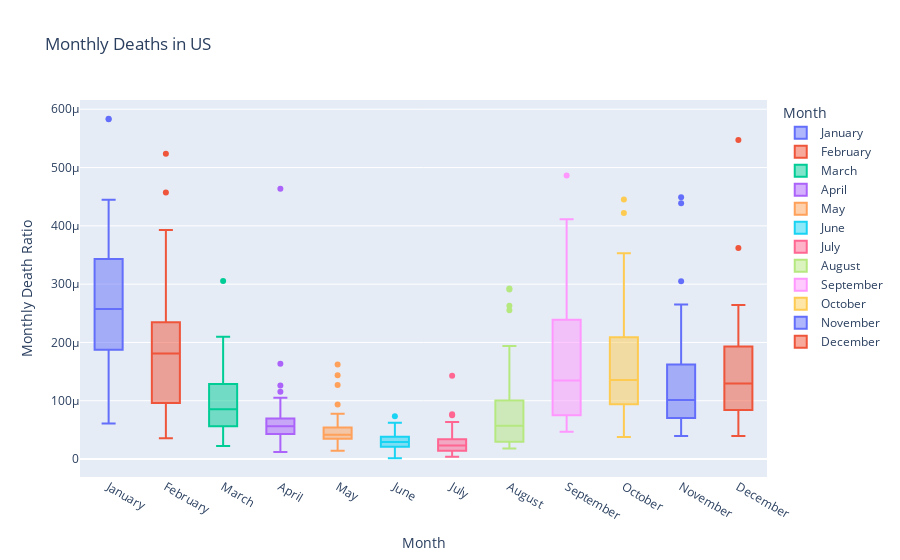

This figure's notebook cell:
### Code cell
boxplot1 = px.box(tempdf_deaths, x="month", y="monthly_death_ratio",
                 labels={"monthly_death_ratio":"Monthly Death Ratio", "month":"Month"},
                 color="month", title="Monthly Deaths in US")
boxplot1.show()

### Figure 1 — Plotly figure (JSON) as saved in the notebook; plotly's stock layout.template omitted (floating-point values rounded to 4 significant figures)
{"data": [{"alignmentgroup": "True", "hovertemplate": "Month=%{x}<br>Monthly Death Ratio=%{y}<extra></extra>", "legendgroup": "January", "marker": {"color": "#636efa"}, "name": "January", "notched": false, "offsetgroup": "January", "orientation": "v", "showlegend": true, "type": "box", "x": ["January", "January", "January", "January", "January", "January", "January", "January", "January", "January", "January", "January", "January", "January", "January", "January", "January", "January", "January", "January", "January", "January", "January", "January", "January", "January", "January", "January", "January", "January", "January", "January", "January", "January", "January", "January", "January", "January", "January", "January", "January", "January", "January", "January", "January", "January", "January", "January", "January"], "x0": " ", "xaxis": "x", "y": [0.0005835, 7.518e-05, 0.0005827, 0.000395, 0.0003787, 0.0001445, 0.0002948, 0.0001684, 0.0002238, 0.0003004, 0.0001617, 0.0002575, 0.0002542, 0.0003201, 0.0003563, 0.0002285, 0.0002949, 0.0001808, 0.0002038, 0.0003125, 0.0002509, 0.0001571, 0.0004227, 0.00021, 0.0002545, 0.0001732, 0.0003685, 0.0002192, 0.0002749, 0.0003844, 0.0002889, 0.000245, 0.0001942, 0.0001896, 0.0002674, 0.0001155, 0.0004449, 0.0003559, 0.0003391, 0.0003278, 0.000397, 0.0003134, 0.0001232, 6.09e-05, 0.0001678, 0.0001111, 0.0003828, 0.0002047, 0.000273], "y0": " ", "yaxis": "y"}, {"alignmentgroup": "True", "hovertemplate": "Month=%{x}<br>Monthly Death Ratio=%{y}<extra></extra>", "legendgroup": "February", "marker": {"color": "#EF553B"}, "name": "February", "notched": false, "offsetgroup": "February", "orientation": "v", "showlegend": true, "type": "box", "x": ["February", "February", "February", "February", "February", "February", "February", "February", "February", "February", "February", "February", "February", "February", "February", "February", "February", "February", "February", "February", "February", "February", "February", "February", "February", "February", "February", "February", "February", "February", "February", "February", "February", "February", "February", "February", "February", "February", "February", "February", "February", "February", "February", "February", "February", "February", "February", "February", "February"], "x0": " ", "xaxis": "x", "y": [0.0004573, 3.554e-05, 0.0003929, 0.0001819, 0.0002856, 5.8e-05, 0.0001616, 0.0003409, 0.0002036, 0.0002806, 7.554e-05, 0.0001178, 0.0003861, 0.0001803, 0.0003281, 0.0001811, 0.0001611, 8.406e-05, 0.0001227, 0.0002236, 9.833e-05, 5.018e-05, 0.0002137, 0.0001967, 0.000116, 8.995e-05, 0.0002227, 8.311e-05, 0.0001991, 0.0002055, 0.0002038, 0.0001773, 3.674e-05, 0.0005237, 0.0002226, 5.833e-05, 0.0001829, 0.0003285, 0.0002921, 0.0001243, 0.0002577, 0.0002313, 8.422e-05, 4.808e-05, 0.0002446, 8.602e-05, 0.000154, 9.996e-05, 0.0001296], "y0": " ", "yaxis": "y"}, {"alignmentgroup": "True", "hovertemplate": "Month=%{x}<br>Monthly Death Ratio=%{y}<extra></extra>", "legendgroup": "March", "marker": {"color": "#00cc96"}, "name": "March", "notched": false, "offsetgroup": "March", "orientation": "v", "showlegend": true, "type": "box", "x": ["March", "March", "March", "March", "March", "March", "March", "March", "March", "March", "March", "March", "March", "March", "March", "March", "March", "March", "March", "March", "March", "March", "March", "March", "March", "March", "March", "March", "March", "March", "March", "March", "March", "March", "March", "March", "March", "March", "March", "March", "March", "March", "March", "March", "March", "March", "March", "March", "March"], "x0": " ", "xaxis": "x", "y": [0.0001273, 2.734e-05, 0.0001356, 6.926e-05, 0.0001783, 2.257e-05, 7.405e-05, 0.0001407, 0.0001198, 0.0001616, 5.764e-05, 6.66e-05, 6.922e-05, 8.653e-05, 6.11e-05, 0.0003055, 0.0001147, 2.976e-05, 6.897e-05, 0.0001548, 6.148e-05, 6.649e-05, 0.0001179, 9.678e-05, 7.392e-05, 4.291e-05, 9.48e-05, 5.001e-05, 0.0001437, 0.0001064, 0.0001361, 8.543e-05, 3.018e-05, 0.0001121, 0.0001327, 4.22e-05, 8.546e-05, 0.0001104, 0.0001165, 5.313e-05, 7.043e-05, 0.0001582, 5.833e-05, 3.686e-05, 0.0001992, 3.743e-05, 0.0002098, 5.101e-05, 5.011e-05], "y0": " ", "yaxis": "y"}, {"alignmentgroup": "True", "hovertemplate": "Month=%{x}<br>Monthly Death Ratio=%{y}<extra></extra>", "legendgroup": "April", "marker": {"color": "#ab63fa"}, "name": "April", "notched": false, "offsetgroup": "April", "orientation": "v", "showlegend": true, "type": "box", "x": ["April", "April", "April", "April", "April", "April", "April", "April", "April", "April", "April", "April", "April", "April", "April", "April", "April", "April", "April", "April", "April", "April", "April", "April", "April", "April", "April", "April", "April", "April", "April", "April", "April", "April", "April", "April", "April", "April", "April", "April", "April", "April", "April", "April", "April", "April", "April", "April", "April"], "x0": " ", "xaxis": "x", "y": [6.975e-05, 4.238e-05, 4.905e-05, 3.744e-05, 6.317e-05, 4.463e-05, 5.918e-05, 6.778e-05, 8.083e-05, 0.0001028, 4.644e-05, 5.619e-05, 4.352e-05, 6.561e-05, 3.844e-05, 0.000105, 5.184e-05, 3.05e-05, 7.576e-05, 6.166e-05, 0.0001633, 5.515e-05, 5.611e-05, 4.334e-05, 0.0001263, 4.342e-05, 6.98e-05, 4.78e-05, 0.0001155, 6.2e-05, 9.962e-05, 5.139e-05, 3.281e-05, 5.775e-05, 0.0004637, 2.727e-05, 8.788e-05, 4.909e-05, 6.817e-05, 3.617e-05, 4.422e-05, 6.435e-05, 2.495e-05, 3.045e-05, 6.069e-05, 3.125e-05, 8.091e-05, 4.019e-05, 1.209e-05], "y0": " ", "yaxis": "y"}, {"alignmentgroup": "True", "hovertemplate": "Month=%{x}<br>Monthly Death Ratio=%{y}<extra></extra>", "legendgroup": "May", "marker": {"color": "#FFA15A"}, "name": "May", "notched": false, "offsetgroup": "May", "orientation": "v", "showlegend": true, "type": "box", "x": ["May", "May", "May", "May", "May", "May", "May", "May", "May", "May", "May", "May", "May", "May", "May", "May", "May", "May", "May", "May", "May", "May", "May", "May", "May", "May", "May", "May", "May", "May", "May", "May", "May", "May", "May", "May", "May", "May", "May", "May", "May", "May", "May", "May", "May", "May", "May", "May", "May"], "x0": " ", "xaxis": "x", "y": [5.099e-05, 3.007e-05, 4.177e-05, 3.115e-05, 3.779e-05, 5.053e-05, 3.955e-05, 3.697e-05, 7.51e-05, 5.802e-05, 2.462e-05, 7.355e-05, 4.278e-05, 3.328e-05, 3.055e-05, 7.118e-05, 4.173e-05, 3.05e-05, 0.0001439, 3.801e-05, 0.000162, 5e-05, 3.931e-05, 7.055e-05, 3.836e-05, 6.669e-05, 3.961e-05, 3.677e-05, 7.408e-05, 9.347e-05, 5.295e-05, 4.052e-05, 2.624e-05, 4.936e-05, 0.0001271, 4.481e-05, 7.757e-05, 3.493e-05, 4.642e-05, 5.313e-05, 3.529e-05, 4.38e-05, 3.119e-05, 1.442e-05, 4.874e-05, 3.441e-05, 1.618e-05, 5.256e-05, 2.073e-05], "y0": " ", "yaxis": "y"}, {"alignmentgroup": "True", "hovertemplate": "Month=%{x}<br>Monthly Death Ratio=%{y}<extra></extra>", "legendgroup": "June", "marker": {"color": "#19d3f3"}, "name": "June", "notched": false, "offsetgroup": "June", "orientation": "v", "showlegend": true, "type": "box", "x": ["June", "June", "June", "June", "June", "June", "June", "June", "June", "June", "June", "June", "June", "June", "June", "June", "June", "June", "June", "June", "June", "June", "June", "June", "June", "June", "June", "June", "June", "June", "June", "June", "June", "June", "June", "June", "June", "June", "June", "June", "June", "June", "June", "June", "June", "June", "June", "June", "June"], "x0": " ", "xaxis": "x", "y": [4.201e-05, 1.094e-05, 4.232e-05, 2.518e-05, 1.045e-05, 3.89e-05, 1.122e-05, 3.389e-05, 5.14e-05, 5.171e-05, 3.469e-05, 3.559e-05, 3.416e-05, 2.631e-05, 2.54e-05, 7.364e-05, 3.485e-05, 2.455e-05, 2.101e-05, 1.77e-05, 6.238e-05, 2.979e-05, 3.226e-05, 3.959e-05, 4.865e-05, 1.292e-05, 3.084e-05, 1.397e-05, 2.702e-05, 3.672e-05, 1.732e-05, 3.328e-05, 2.1e-05, 3.833e-05, 2.451e-05, 2.442e-05, 3.57e-05, 2.077e-05, 1.612e-05, 2.374e-05, 1.83e-05, 2.914e-05, 2.152e-05, 1.603e-06, 2.683e-05, 2.298e-05, 5.524e-05, 4.672e-05, 4.838e-05], "y0": " ", "yaxis": "y"}, {"alignmentgroup": "True", "hovertemplate": "Month=%{x}<br>Monthly Death Ratio=%{y}<extra></extra>", "legendgroup": "July", "marker": {"color": "#FF6692"}, "name": "July", "notched": false, "offsetgroup": "July", "orientation": "v", "showlegend": true, "type": "box", "x": ["July", "July", "July", "July", "July", "July", "July", "July", "July", "July", "July", "July", "July", "July", "July", "July", "July", "July", "July", "July", "July", "July", "July", "July", "July", "July", "July", "July", "July", "July", "July", "July", "July", "July", "July", "July", "July", "July", "July", "July", "July", "July", "July", "July", "July", "July", "July", "July", "July"], "x0": " ", "xaxis": "x", "y": [3.753e-05, 1.64e-05, 4.259e-05, 7.688e-05, 1.911e-05, 2.605e-05, 4.207e-06, 0.0001427, 5.596e-05, 2.345e-05, 2.518e-05, 1.91e-05, 2.302e-05, 1.426e-05, 3.638e-05, 2.485e-05, 5.614e-05, 3.125e-05, 1.389e-05, 1.277e-05, 1.892e-05, 1.312e-05, 4.402e-05, 6.371e-05, 3.649e-05, 1.551e-05, 7.5e-05, 1.103e-05, 1.689e-05, 3.338e-05, 8.79e-06, 1.916e-05, 1.443e-05, 1.566e-05, 2.451e-05, 1.968e-05, 9.764e-06, 9.44e-06, 1.651e-05, 9.043e-06, 2.519e-05, 3.049e-05, 2.495e-05, 6.41e-06, 1.371e-05, 2.377e-05, 3.069e-05, 2.782e-05, 5.011e-05], "y0": " ", "yaxis": "y"}, {"alignmentgroup": "True", "hovertemplate": "Month=%{x}<br>Monthly Death Ratio=%{y}<extra></extra>", "legendgroup": "August", "marker": {"color": "#B6E880"}, "name": "August", "notched": false, "offsetgroup": "August", "orientation": "v", "showlegend": true, "type": "box", "x": ["August", "August", "August", "August", "August", "August", "August", "August", "August", "August", "August", "August", "August", "August", "August", "August", "August", "August", "August", "August", "August", "August", "August", "August", "August", "August", "August", "August", "August", "August", "August", "August", "August", "August", "August", "August", "August", "August", "August", "August", "August", "August", "August", "August", "August", "August", "August", "August", "August"], "x0": " ", "xaxis": "x", "y": [0.0001523, 7.518e-05, 7.433e-05, 0.0002628, 3.66e-05, 3.855e-05, 1.823e-05, 4.827e-05, 0.0002552, 9.692e-05, 9.233e-05, 4.609e-05, 7.219e-05, 2.694e-05, 0.0001013, 0.0001003, 0.0002925, 2.381e-05, 3.126e-05, 2.379e-05, 3.625e-05, 2.536e-05, 0.000291, 0.0001566, 8.982e-05, 2.068e-05, 0.0001941, 2.206e-05, 3.152e-05, 5.151e-05, 2.987e-05, 7.952e-05, 2.887e-05, 3.2e-05, 8.264e-05, 7.706e-05, 3.007e-05, 2.832e-05, 0.0001348, 2.939e-05, 0.0001084, 0.0001312, 5.708e-05, 2.564e-05, 3.632e-05, 6.212e-05, 7.7e-05, 2.954e-05, 0.0001417], "y0": " ", "yaxis": "y"}, {"alignmentgroup": "True", "hovertemplate": "Month=%{x}<br>Monthly Death Ratio=%{y}<extra></extra>", "legendgroup": "September", "marker": {"color": "#FF97FF"}, "name": "September", "notched": false, "offsetgroup": "September", "orientation": "v", "showlegend": true, "type": "box", "x": ["September", "September", "September", "September", "September", "September", "September", "September", "September", "September", "September", "September", "September", "September", "September", "September", "September", "September", "September", "September", "September", "September", "September", "September", "September", "September", "September", "September", "September", "September", "September", "September", "September", "September", "September", "September", "September", "September", "September", "September", "September", "September", "September", "September", "September", "September", "September", "September", "September"], "x0": " ", "xaxis": "x", "y": [0.0004112, 0.0001804, 0.0001645, 0.0002508, 8.643e-05, 7.154e-05, 7.601e-05, 7.599e-05, 0.0004865, 0.000303, 0.0003044, 9.194e-05, 0.0001733, 9.35e-05, 0.0001682, 0.000231, 0.000342, 6.695e-05, 7.079e-05, 5.528e-05, 8.031e-05, 6.242e-05, 0.0004002, 0.0001501, 0.0001956, 0.0001251, 0.0002078, 4.707e-05, 6.136e-05, 0.000135, 5.583e-05, 0.000196, 6.955e-05, 9.231e-05, 0.0002873, 0.0001375, 9.1e-05, 6.419e-05, 0.000364, 8.252e-05, 0.0002413, 0.0002872, 9.295e-05, 6.571e-05, 0.0001064, 0.00015, 0.000327, 7.317e-05, 0.0002384], "y0": " ", "yaxis": "y"}, {"alignmentgroup": "True", "hovertemplate": "Month=%{x}<br>Monthly Death Ratio=%{y}<extra></extra>", "legendgroup": "October", "marker": {"color": "#FECB52"}, "name": "October", "notched": false, "offsetgroup": "October", "orientation": "v", "showlegend": true, "type": "box", "x": ["October", "October", "October", "October", "October", "October", "October", "October", "October", "October", "October", "October", "October", "October", "October", "October", "October", "October", "October", "October", "October", "October", "October", "October", "October", "October", "October", "October", "October", "October", "October", "October", "October", "October", "October", "October", "October", "October", "October", "October", "October", "October", "October", "October", "October", "October", "October", "October", "October"], "x0": " ", "xaxis": "x", "y": [0.0002598, 0.0002023, 0.0001607, 0.000227, 7.253e-05, 0.000112, 3.787e-05, 0.0001407, 0.000217, 0.000265, 0.0003531, 7.536e-05, 0.0001523, 0.0001274, 0.0001232, 0.0002229, 0.0001286, 0.0001079, 7.493e-05, 5.354e-05, 0.0001303, 9.522e-05, 0.0001596, 9.532e-05, 0.0003153, 9.719e-05, 0.0001562, 6.178e-05, 6.136e-05, 0.0001183, 5.459e-05, 0.0001456, 0.0002008, 0.0002209, 0.000445, 0.0001378, 0.0001604, 3.776e-05, 0.0002416, 0.0001051, 0.0001743, 0.0002064, 8.609e-05, 7.532e-05, 0.0001356, 0.000119, 0.0004218, 9.068e-05, 0.0003076], "y0": " ", "yaxis": "y"}, {"alignmentgroup": "True", "hovertemplate": "Month=%{x}<br>Monthly Death Ratio=%{y}<extra></extra>", "legendgroup": "November", "marker": {"color": "#636efa"}, "name": "November", "notched": false, "offsetgroup": "November", "orientation": "v", "showlegend": true, "type": "box", "x": ["November", "November", "November", "November", "November", "November", "November", "November", "November", "November", "November", "November", "November", "November", "November", "November", "November", "November", "November", "November", "November", "November", "November", "November", "November", "November", "November", "November", "November", "November", "November", "November", "November", "November", "November", "November", "November", "November", "November", "November", "November", "November", "November", "November", "November", "November", "November", "November", "November"], "x0": " ", "xaxis": "x", "y": [0.0001114, 0.0002037, 0.0001584, 9.643e-05, 6.393e-05, 0.0001749, 3.955e-05, 8.934e-05, 8.744e-05, 0.0001271, 0.0002188, 5.966e-05, 0.0001298, 0.0001233, 9.577e-05, 0.000265, 5.464e-05, 0.0001168, 5.144e-05, 5.919e-05, 0.0001733, 0.0001264, 7.056e-05, 0.000449, 0.000305, 6.979e-05, 0.0001253, 0.0001111, 4.706e-05, 0.0001517, 5.418e-05, 6.598e-05, 0.0001732, 0.0001762, 4.271e-05, 0.0001871, 0.0001536, 5.097e-05, 9.595e-05, 0.0001119, 0.0001006, 9.063e-05, 9.981e-05, 7.372e-05, 9.408e-05, 8.707e-05, 0.0002466, 0.0001013, 0.0004389], "y0": " ", "yaxis": "y"}, {"alignmentgroup": "True", "hovertemplate": "Month=%{x}<br>Monthly Death Ratio=%{y}<extra></extra>", "legendgroup": "December", "marker": {"color": "#EF553B"}, "name": "December", "notched": false, "offsetgroup": "December", "orientation": "v", "showlegend": true, "type": "box", "x": ["December", "December", "December", "December", "December", "December", "December", "December", "December", "December", "December", "December", "December", "December", "December", "December", "December", "December", "December", "December", "December", "December", "December", "December", "December", "December", "December", "December", "December", "December", "December", "December", "December", "December", "December", "December", "December", "December", "December", "December", "December", "December", "December", "December", "December", "December", "December", "December", "December"], "x0": " ", "xaxis": "x", "y": [6.853e-05, 0.000134, 0.0002641, 0.0001594, 5.16e-05, 0.0001905, 7.18e-05, 0.0001109, 4.451e-05, 8.439e-05, 0.0001304, 0.0001295, 0.0002198, 0.0001597, 0.0001074, 0.0002487, 3.98e-05, 0.000154, 9.13e-05, 0.0001261, 0.000362, 0.0002039, 5.544e-05, 0.0001124, 0.0002199, 9.357e-05, 0.0001308, 0.0001802, 7.284e-05, 0.0002327, 9.993e-05, 6.445e-05, 0.0001667, 0.0002447, 0.0001701, 0.0001171, 0.0002565, 0.0001265, 8.274e-05, 0.0001718, 0.0005472, 6.611e-05, 8.079e-05, 9.776e-05, 0.0001027, 7.288e-05, 0.0002611, 0.0002004, 0.0001693], "y0": " ", "yaxis": "y"}], "layout": {"autosize": true, "boxmode": "overlay", "legend": {"title": {"text": "Month"}, "tracegroupgap": 0}, "title": {"text": "Monthly Deaths in US"}, "xaxis": {"anchor": "y", "autorange": true, "categoryarray": ["January", "February", "March", "April", "May", "June", "July", "August", "September", "October", "November", "December"], "categoryorder": "array", "domain": [0, 1], "range": [-0.5, 11.5], "title": {"text": "Month"}, "type": "category"}, "yaxis": {"anchor": "x", "autorange": true, "domain": [0, 1], "range": [-3.072e-05, 0.0006158], "title": {"text": "Monthly Death Ratio"}, "type": "linear"}}}
